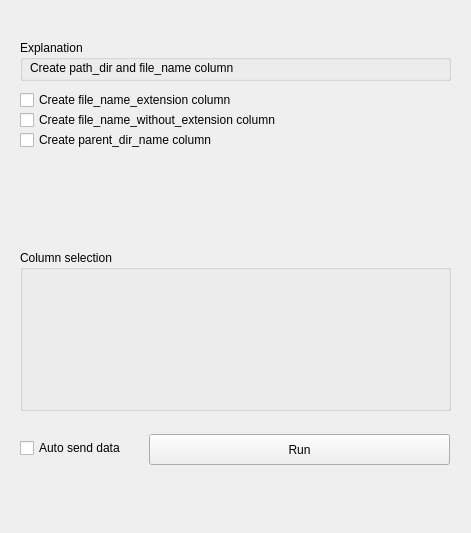
<?xml version="1.0" encoding="UTF-8"?>
<ui version="4.0">
 <class>Form</class>
 <widget class="QWidget" name="Form">
  <property name="geometry">
   <rect>
    <x>0</x>
    <y>0</y>
    <width>471</width>
    <height>533</height>
   </rect>
  </property>
  <property name="windowTitle">
   <string>Form</string>
  </property>
  <widget class="QGroupBox" name="groupBox">
   <property name="geometry">
    <rect>
     <x>20</x>
     <y>40</y>
     <width>431</width>
     <height>41</height>
    </rect>
   </property>
   <property name="title">
    <string>Explanation</string>
   </property>
   <widget class="QLabel" name="Description">
    <property name="geometry">
     <rect>
      <x>10</x>
      <y>20</y>
      <width>401</width>
      <height>16</height>
     </rect>
    </property>
    <property name="text">
     <string>Create path_dir and file_name column</string>
    </property>
    <property name="textFormat">
     <enum>Qt::AutoText</enum>
    </property>
    <property name="alignment">
     <set>Qt::AlignLeading|Qt::AlignLeft|Qt::AlignVCenter</set>
    </property>
    <property name="wordWrap">
     <bool>true</bool>
    </property>
   </widget>
  </widget>
  <widget class="QPushButton" name="pushButton_send">
   <property name="enabled">
    <bool>true</bool>
   </property>
   <property name="geometry">
    <rect>
     <x>149</x>
     <y>434</y>
     <width>301</width>
     <height>31</height>
    </rect>
   </property>
   <property name="text">
    <string>Run</string>
   </property>
  </widget>
  <widget class="QCheckBox" name="checkBox_send">
   <property name="enabled">
    <bool>true</bool>
   </property>
   <property name="geometry">
    <rect>
     <x>20</x>
     <y>440</y>
     <width>131</width>
     <height>16</height>
    </rect>
   </property>
   <property name="text">
    <string>Auto send data</string>
   </property>
  </widget>
  <widget class="QGroupBox" name="groupBox_3">
   <property name="geometry">
    <rect>
     <x>20</x>
     <y>250</y>
     <width>431</width>
     <height>161</height>
    </rect>
   </property>
   <property name="title">
    <string>Column selection</string>
   </property>
   <widget class="QLabel" name="Description_4">
    <property name="geometry">
     <rect>
      <x>10</x>
      <y>30</y>
      <width>411</width>
      <height>61</height>
     </rect>
    </property>
    <property name="text">
     <string/>
    </property>
    <property name="textFormat">
     <enum>Qt::AutoText</enum>
    </property>
    <property name="alignment">
     <set>Qt::AlignLeading|Qt::AlignLeft|Qt::AlignVCenter</set>
    </property>
    <property name="wordWrap">
     <bool>true</bool>
    </property>
   </widget>
   <widget class="QWidget" name="placeholder" native="true">
    <property name="geometry">
     <rect>
      <x>0</x>
      <y>20</y>
      <width>431</width>
      <height>141</height>
     </rect>
    </property>
   </widget>
  </widget>
  <widget class="QCheckBox" name="checkBox_file_name_extension">
   <property name="geometry">
    <rect>
     <x>20</x>
     <y>90</y>
     <width>431</width>
     <height>20</height>
    </rect>
   </property>
   <property name="text">
    <string>Create file_name_extension column</string>
   </property>
  </widget>
  <widget class="QCheckBox" name="checkBox_file_name_without_extension">
   <property name="geometry">
    <rect>
     <x>20</x>
     <y>110</y>
     <width>431</width>
     <height>20</height>
    </rect>
   </property>
   <property name="text">
    <string>Create file_name_without_extension column</string>
   </property>
  </widget>
  <widget class="QCheckBox" name="checkBox_parent_dir_name_column">
   <property name="geometry">
    <rect>
     <x>20</x>
     <y>130</y>
     <width>431</width>
     <height>20</height>
    </rect>
   </property>
   <property name="text">
    <string>Create parent_dir_name column</string>
   </property>
  </widget>
 </widget>
 <resources/>
 <connections/>
</ui>
